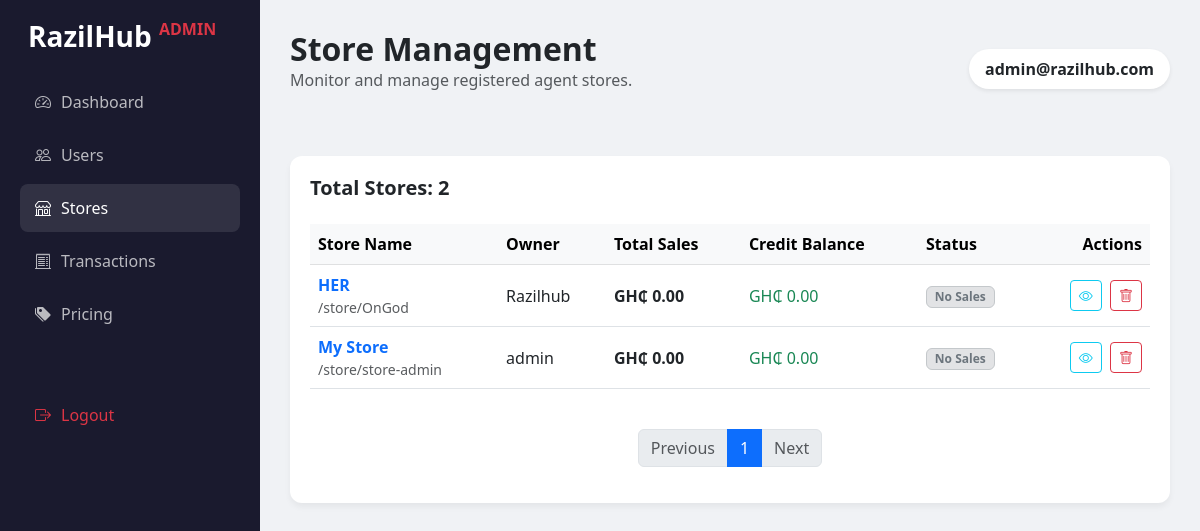
Page /admin/stores (signed in) on the committed database.
### app.py (models this page shows)
class User(UserMixin, db.Model):
    id = db.Column(db.Integer, primary_key=True)
    first_name = db.Column(db.String(100))
    last_name = db.Column(db.String(100))
    username = db.Column(db.String(50), unique=True)
    email = db.Column(db.String(120), unique=True)
    mobile = db.Column(db.String(20))
    password = db.Column(db.String(200))
    balance = db.Column(db.Float, default=0.0)
    is_admin = db.Column(db.Boolean, default=False)
    is_suspended = db.Column(db.Boolean, default=False) # New field for suspension

class Store(db.Model):
    id = db.Column(db.Integer, primary_key=True)
    user_id = db.Column(db.Integer, db.ForeignKey('user.id'), unique=True, nullable=False)
    name = db.Column(db.String(100), default="My Store")
    slug = db.Column(db.String(50), unique=True) # For the public link
    support_phone = db.Column(db.String(20))
    whatsapp = db.Column(db.String(20))
    whatsapp_group_link = db.Column(db.String(200)) # New field
    description = db.Column(db.String(300))
    notice = db.Column(db.String(500)) # New field for store announcements
    total_sales = db.Column(db.Float, default=0.0)
    total_withdrawn = db.Column(db.Float, default=0.0)
    credit_balance = db.Column(db.Float, default=0.0)
    user = db.relationship('User', backref=db.backref('store', uselist=False))

### app.py (the view)
@app.route('/admin/stores')
@admin_required
def admin_stores():
    page = request.args.get('page', 1, type=int)
    per_page = 20
    stores = Store.query.order_by(Store.id.desc()).paginate(page=page, per_page=per_page)
    return render_template('admin/stores.html', stores=stores)

### app.py (called while the page is built)
@login_manager.user_loader
def load_user(user_id):
    return User.query.get(int(user_id))

def admin_required(f):
    @wraps(f)
    def decorated_function(*args, **kwargs):
        if not current_user.is_authenticated or not current_user.is_admin:
            flash("Access denied. Admin privileges required.", "error")
            return redirect(url_for('login'))
        return f(*args, **kwargs)
    return decorated_function

### templates/admin/stores.html (shortened to what this page needs)
{% extends 'admin/base.html' %}
{% block header_title %}Store Management{% endblock %}
{% block header_subtitle %}Monitor and manage registered agent stores.{% endblock %}
{% block content %}
<div class="table-card">
    <div class="d-flex justify-content-between align-items-center mb-4">
        <h5 class="fw-bold mb-0">Total Stores: {{ stores.total }}</h5>
    </div>
    <div class="table-responsive">
        <table class="table table-hover align-middle">
            <thead class="table-light">
                <tr>
                    <th>Store Name</th>
                    <th>Owner</th>
                    <th>Total Sales</th>
                    <th>Credit Balance</th>
                    <th>Status</th>
                    <th class="text-end">Actions</th>
                </tr>
            </thead>
            <tbody>
                {% for store in stores.items %}
                <tr>
                    <td>
                        <div class="fw-bold text-primary">{{ store.name }}</div>
                        <div class="small text-muted">/store/{{ store.slug }}</div>
                    </td>
                    <td>{{ store.user.username }}</td>
                    <td><span class="fw-bold">GH₵ {{ "{:,.2f}".format(store.total_sales | default(0)) }}</span></td>
                    <td><span class="text-success">GH₵ {{ "{:,.2f}".format(store.credit_balance | default(0)) }}</span>
                    </td>
                    <td>
                        {% if store.total_sales > 0 %}
                        <span class="badge bg-success-subtle text-success border border-success-subtle">Active</span>
                        {% else %}
                        <span class="badge bg-secondary-subtle text-secondary border border-secondary-subtle">No
                            Sales</span>
                        {% endif %}
                    </td>
                    <td class="text-end">
                        <a href="{{ url_for('public_store', slug=store.slug) }}"
                            class="btn btn-sm btn-outline-info me-1" target="_blank" title="View Store">
                            <i class="bi bi-eye"></i>
                        </a>
                        <button class="btn btn-sm btn-outline-danger" data-bs-toggle="modal"
                            data-bs-target="#deleteStoreModal{{ store.id }}">
                            <i class="bi bi-trash"></i>
                        </button>
                    </td>
                </tr>
                {% endfor %}
            </tbody>
        </table>
    </div>
    <nav class="mt-4">
        <ul class="pagination justify-content-center">
            {% if stores.has_prev %}
            <li class="page-item"><a class="page-link"
                    href="{{ url_for('admin_stores', page=stores.prev_num) }}">Previous</a></li>
            {% else %}
            <li class="page-item disabled"><span class="page-link">Previous</span></li>
            {% endif %}
            <li class="page-item active"><span class="page-link">{{ stores.page }}</span></li>
            {% if stores.has_next %}
            <li class="page-item"><a class="page-link"
                    href="{{ url_for('admin_stores', page=stores.next_num) }}">Next</a></li>
            {% else %}
            <li class="page-item disabled"><span class="page-link">Next</span></li>
            {% endif %}
        </ul>
    </nav>
</div>
{% endblock %}

### templates/admin/base.html (shortened to what this page needs)
<!DOCTYPE html>
<html lang="en">
<head>
    <link href="https://cdn.jsdelivr.net/npm/bootstrap@5.3.0/dist/css/bootstrap.min.css" rel="stylesheet">
    <link rel="stylesheet" href="https://cdn.jsdelivr.net/npm/bootstrap-icons@1.10.0/font/bootstrap-icons.css">
</head>
<body>
    <div class="sidebar">
        <h3 class="mb-4 fw-bold ps-2">RazilHub <span class="text-danger fs-6 align-top">ADMIN</span></h3>
        <nav class="nav flex-column">
            <a href="{{ url_for('admin_dashboard') }}"
                class="nav-link {% if request.endpoint == 'admin_dashboard' %}active{% endif %}">
                <i class="bi bi-speedometer2"></i> <span>Dashboard</span>
            </a>
            <a href="{{ url_for('admin_users') }}"
                class="nav-link {% if request.endpoint == 'admin_users' %}active{% endif %}">
                <i class="bi bi-people"></i> <span>Users</span>
            </a>
            <a href="{{ url_for('admin_stores') }}"
                class="nav-link {% if request.endpoint == 'admin_stores' %}active{% endif %}">
                <i class="bi bi-shop"></i> <span>Stores</span>
            </a>
            <a href="{{ url_for('admin_transactions') }}"
                class="nav-link {% if request.endpoint == 'admin_transactions' %}active{% endif %}">
                <i class="bi bi-receipt-cutoff"></i> <span>Transactions</span>
            </a>
            <a href="{{ url_for('admin_pricing') }}"
                class="nav-link {% if request.endpoint == 'admin_pricing' %}active{% endif %}">
                <i class="bi bi-tags-fill"></i> <span>Pricing</span>
            </a>
        </nav>
        <div class="mt-auto pt-5">
            <a href="{{ url_for('logout') }}" class="nav-link text-danger">
                <i class="bi bi-box-arrow-right"></i> <span>Logout</span>
            </a>
        </div>
    </div>
    <div class="main-content">
        <div class="d-flex justify-content-between align-items-center mb-5">
            <div>
                <h2 class="fw-bold mb-0">{% block header_title %}System Overview{% endblock %}</h2>
                <p class="text-muted">{% block header_subtitle %}Welcome back, Administrator.{% endblock %}</p>
            </div>
            <div class="d-flex align-items-center gap-3">
                <div class="bg-white p-2 px-3 rounded-pill shadow-sm">
                    <span class="fw-bold text-dark">{{ current_user.email }}</span>
                </div>
            </div>
        </div>
        {% block content %}{% endblock %}
    </div>
</body>
</html>

### templates/admin/base.html (style rules this page uses)
body { font-family: 'Segoe UI', sans-serif; background-color: #f0f2f5; }
.sidebar { width: 260px; background-color: #1a1a2e; color: #fff; min-height: 100vh; position: fixed; left: 0; top: 0; padding: 20px; z-index: 1000; }
.main-content { margin-left: 260px; padding: 30px; }
.nav-link { color: rgba(255, 255, 255, 0.7); padding: 12px 15px; border-radius: 8px; margin-bottom: 5px; display: flex; align-items: center; gap: 10px; transition: all 0.3s; }
.nav-link:hover, .nav-link.active { background-color: rgba(255, 255, 255, 0.1); color: #fff; }
.table-card { background: white; border-radius: 12px; padding: 20px; box-shadow: 0 4px 6px rgba(0, 0, 0, 0.05); }

### rows in the picture
User: email "admin@razilhub.com"
Store: name "HER", slug "OnGod", user.username "Razilhub", total_sales "0.00", credit_balance "0.00", shows "No Sales"
Store: name "My Store", slug "store-admin", user.username "admin", total_sales "0.00", credit_balance "0.00", shows "No Sales"

### other values in the picture
{{ stores.total }} "2"
{{ stores.page }} "1"
